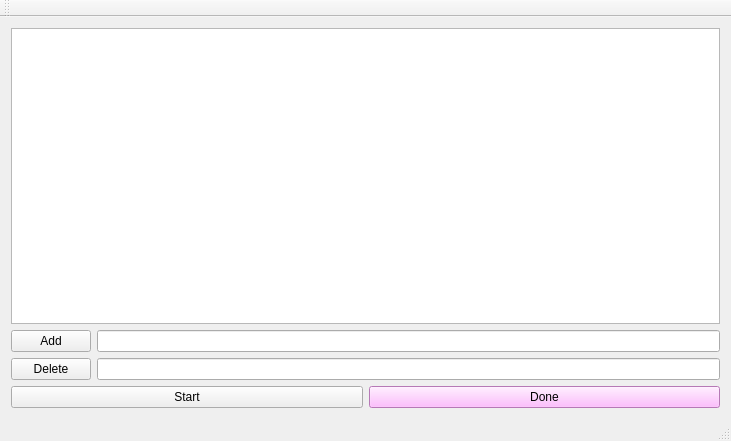
<?xml version="1.0" encoding="UTF-8"?>
<ui version="4.0">
 <class>RetakePracticeOOPClass</class>
 <widget class="QMainWindow" name="RetakePracticeOOPClass">
  <property name="geometry">
   <rect>
    <x>0</x>
    <y>0</y>
    <width>731</width>
    <height>441</height>
   </rect>
  </property>
  <property name="windowTitle">
   <string>RetakePracticeOOP</string>
  </property>
  <widget class="QWidget" name="centralWidget">
   <layout class="QGridLayout" name="gridLayout_2">
    <item row="0" column="0">
     <widget class="QListWidget" name="listWidget"/>
    </item>
    <item row="1" column="0">
     <layout class="QGridLayout" name="gridLayout">
      <item row="0" column="0">
       <widget class="QPushButton" name="addPushButton">
        <property name="text">
         <string>Add</string>
        </property>
       </widget>
      </item>
      <item row="0" column="1">
       <widget class="QLineEdit" name="addLineEdit"/>
      </item>
      <item row="1" column="0">
       <widget class="QPushButton" name="deletePushButton">
        <property name="text">
         <string>Delete</string>
        </property>
       </widget>
      </item>
      <item row="1" column="1">
       <widget class="QLineEdit" name="deleteLineEdit"/>
      </item>
     </layout>
    </item>
    <item row="2" column="0">
     <layout class="QHBoxLayout" name="horizontalLayout">
      <item>
       <widget class="QPushButton" name="startPushButton">
        <property name="styleSheet">
         <string notr="true">QPushButton{
qlineargradient(spread:pad, x1:0, y1:0, x2:0, y2:1, stop:0 rgba(0, 0, 0, 255), stop:0.33 rgba(0, 0, 0, 255), stop:0.34 rgba(255, 30, 30, 255), stop:0.66 rgba(255, 0, 0, 255), stop:0.67 rgba(255, 255, 0, 255), stop:1 rgba(255, 255, 0, 255))
}</string>
        </property>
        <property name="text">
         <string>Start</string>
        </property>
       </widget>
      </item>
      <item>
       <widget class="QPushButton" name="donePushButton">
        <property name="styleSheet">
         <string notr="true">QPushButton{
	background-color: rgb(255, 170, 255);

}</string>
        </property>
        <property name="text">
         <string>Done</string>
        </property>
       </widget>
      </item>
     </layout>
    </item>
   </layout>
  </widget>
  <widget class="QMenuBar" name="menuBar">
   <property name="geometry">
    <rect>
     <x>0</x>
     <y>0</y>
     <width>731</width>
     <height>22</height>
    </rect>
   </property>
  </widget>
  <widget class="QToolBar" name="mainToolBar">
   <attribute name="toolBarArea">
    <enum>TopToolBarArea</enum>
   </attribute>
   <attribute name="toolBarBreak">
    <bool>false</bool>
   </attribute>
  </widget>
  <widget class="QStatusBar" name="statusBar"/>
 </widget>
 <layoutdefault spacing="6" margin="11"/>
 <resources>
  <include location="RetakePracticeOOP.qrc"/>
 </resources>
 <connections/>
</ui>
